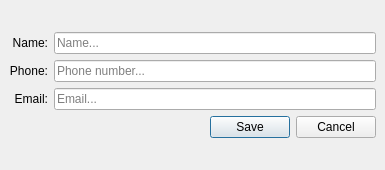
<?xml version="1.0" encoding="UTF-8"?>
<ui version="4.0">
 <class>Form</class>
 <widget class="QDialog" name="Form">
  <property name="geometry">
   <rect>
    <x>0</x>
    <y>0</y>
    <width>385</width>
    <height>170</height>
   </rect>
  </property>
  <property name="windowTitle">
   <string>Form</string>
  </property>
  <layout class="QHBoxLayout" name="horizontalLayout">
   <property name="spacing">
    <number>0</number>
   </property>
   <property name="leftMargin">
    <number>0</number>
   </property>
   <property name="topMargin">
    <number>0</number>
   </property>
   <property name="rightMargin">
    <number>0</number>
   </property>
   <property name="bottomMargin">
    <number>0</number>
   </property>
   <item>
    <widget class="QWidget" name="widget" native="true">
     <property name="contextMenuPolicy">
      <enum>Qt::ContextMenuPolicy::ActionsContextMenu</enum>
     </property>
     <property name="autoFillBackground">
      <bool>false</bool>
     </property>
     <property name="styleSheet">
      <string notr="true"/>
     </property>
     <layout class="QVBoxLayout" name="verticalLayout_3" stretch="0">
      <property name="leftMargin">
       <number>0</number>
      </property>
      <property name="topMargin">
       <number>0</number>
      </property>
      <property name="rightMargin">
       <number>0</number>
      </property>
      <property name="bottomMargin">
       <number>0</number>
      </property>
      <item>
       <layout class="QVBoxLayout" name="verticalLayout">
        <property name="leftMargin">
         <number>9</number>
        </property>
        <property name="topMargin">
         <number>9</number>
        </property>
        <property name="rightMargin">
         <number>9</number>
        </property>
        <property name="bottomMargin">
         <number>9</number>
        </property>
        <item>
         <layout class="QGridLayout" name="gridLayout">
          <item row="2" column="3">
           <widget class="QLineEdit" name="lineEdit_email">
            <property name="placeholderText">
             <string>Email...</string>
            </property>
           </widget>
          </item>
          <item row="0" column="0">
           <widget class="QLabel" name="label">
            <property name="text">
             <string>Name:</string>
            </property>
            <property name="alignment">
             <set>Qt::AlignmentFlag::AlignRight|Qt::AlignmentFlag::AlignTrailing|Qt::AlignmentFlag::AlignVCenter</set>
            </property>
            <property name="buddy">
             <cstring>lineEdit_name</cstring>
            </property>
           </widget>
          </item>
          <item row="1" column="0">
           <widget class="QLabel" name="label_2">
            <property name="text">
             <string>Phone:</string>
            </property>
            <property name="alignment">
             <set>Qt::AlignmentFlag::AlignRight|Qt::AlignmentFlag::AlignTrailing|Qt::AlignmentFlag::AlignVCenter</set>
            </property>
            <property name="buddy">
             <cstring>lineEdit_phone</cstring>
            </property>
           </widget>
          </item>
          <item row="0" column="3">
           <widget class="QLineEdit" name="lineEdit_name">
            <property name="placeholderText">
             <string>Name...</string>
            </property>
           </widget>
          </item>
          <item row="2" column="0">
           <widget class="QLabel" name="label_7">
            <property name="text">
             <string>Email:</string>
            </property>
            <property name="alignment">
             <set>Qt::AlignmentFlag::AlignRight|Qt::AlignmentFlag::AlignTrailing|Qt::AlignmentFlag::AlignVCenter</set>
            </property>
            <property name="buddy">
             <cstring>lineEdit_email</cstring>
            </property>
           </widget>
          </item>
          <item row="1" column="3">
           <widget class="QLineEdit" name="lineEdit_phone">
            <property name="placeholderText">
             <string>Phone number...</string>
            </property>
           </widget>
          </item>
         </layout>
        </item>
        <item>
         <layout class="QHBoxLayout" name="buttonsLayout">
          <item>
           <spacer name="horizontalSpacer_2">
            <property name="orientation">
             <enum>Qt::Orientation::Horizontal</enum>
            </property>
            <property name="sizeHint" stdset="0">
             <size>
              <width>40</width>
              <height>20</height>
             </size>
            </property>
           </spacer>
          </item>
          <item>
           <widget class="QPushButton" name="pushButton_save">
            <property name="maximumSize">
             <size>
              <width>16777215</width>
              <height>16777215</height>
             </size>
            </property>
            <property name="text">
             <string>Save</string>
            </property>
           </widget>
          </item>
          <item>
           <widget class="QPushButton" name="pushButton_cancel">
            <property name="maximumSize">
             <size>
              <width>16777215</width>
              <height>16777215</height>
             </size>
            </property>
            <property name="text">
             <string>Cancel</string>
            </property>
           </widget>
          </item>
         </layout>
        </item>
       </layout>
      </item>
     </layout>
    </widget>
   </item>
  </layout>
 </widget>
 <tabstops>
  <tabstop>lineEdit_name</tabstop>
  <tabstop>lineEdit_phone</tabstop>
  <tabstop>lineEdit_email</tabstop>
  <tabstop>pushButton_save</tabstop>
  <tabstop>pushButton_cancel</tabstop>
 </tabstops>
 <resources/>
 <connections/>
</ui>
